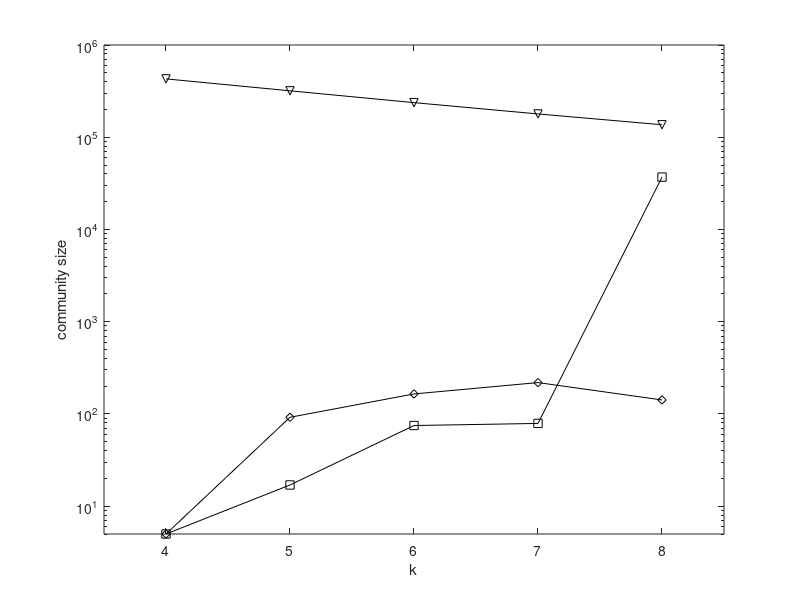

Write MATLAB code to recreate this figure. (Note: this script raises an error after producing the figure.)
set(gcf,'color',[1, 1, 1]);
set(gcf,'unit','centimeters','position',[10 5 9 6]);

x=[1, 2, 3, 4, 5];
y1 = [429219	318733	237309	178946	136629];
y2 = [5	17	75	79	36979];
y3 = [5	92.1	165	219	142];

p1= semilogy(x, y1, '-kv');
hold on;
p2 = semilogy(x, y2, '-ks');
hold on;
p3 = semilogy(x, y3, '-kd');

xlabel('k');
ylabel('community size');

axis([0.5 5.5 0.0 1000000]);

set(gca, 'xtick', 1:5, 'XTickLabel', {'4','5','6','7','8'});
leg=legend('Global','Local','ACQ', 2);
set(leg,'edgecolor','white');

set(gca, 'FontSize', 12);
set(get(gca, 'XLabel'), 'FontSize',12);
set(get(gca, 'YLabel'), 'FontSize',12);
set(findall(gcf,'type','line'),'linewidth',1.5);
set(gca, 'LineWidth', 1.5);


